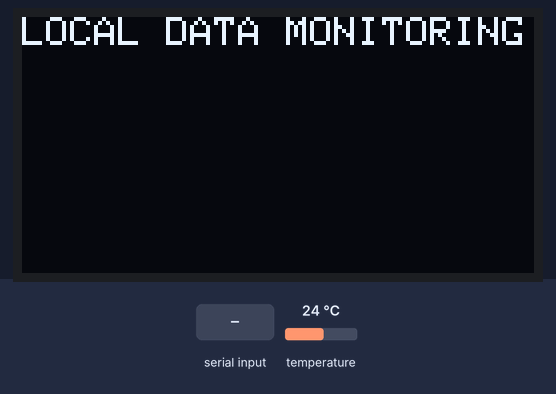
Bench run of a sketch on a simulated ESP32. On the bench: 128×64 one-colour display. The inputs (shaded band) are chosen by the test bench; at power-on: temperature 24 °C. WiFi joins after 1.5 s; servers stay silent unless stated; network time is answered at once with the bench clock; uploads are accepted with an empty reply; the local clock reads 2024-03-15 10:24:30 at power-on unless the sketch sets it; what the sketch prints to the serial monitor is not drawn.

Above: at 3.3 s.
3.4 s: "00:00:00\n" received over the second serial link
At 4.0 s:
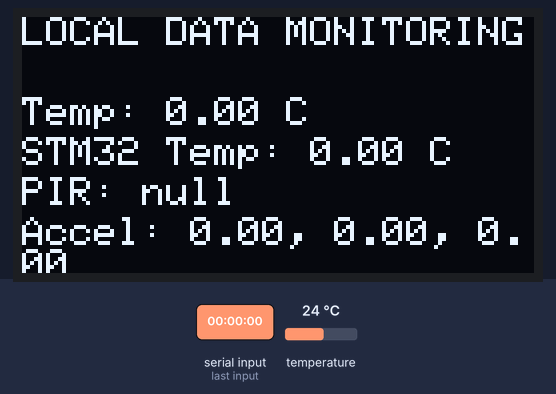
5.1 s: "1\n" received over the second serial link
At 6.9 s:
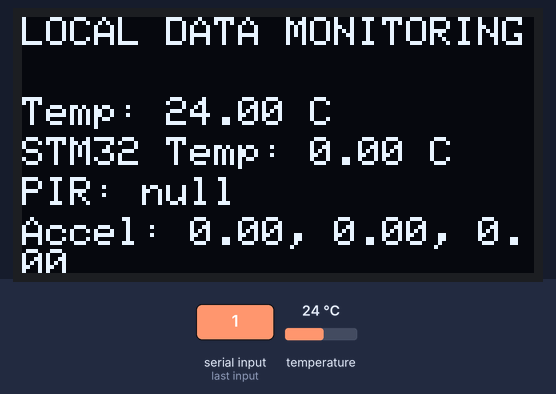
Timing chart, 0 to 8.4 s (numbered marks = the images above; inputs shaded):
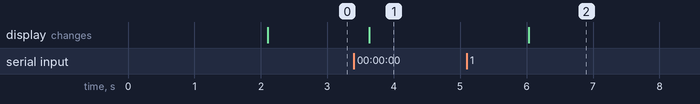

Measured:
- after the input at 3.4 s, the display: changes after 0.23 s (image 1)
- after the input at 5.1 s, the display: changes after 0.93 s (image 2)

The sketch:

ESP32.ino
```cpp
#include <Arduino.h>
#include <OneWire.h>
#include <DallasTemperature.h>
#include <WiFi.h>
#include <HTTPClient.h>
#include <NTPClient.h>
#include <WiFiUdp.h>
#include <ArduinoJson.h>  // Add ArduinoJson library for easier JSON parsing
#include <Wire.h>  // Required for I2C communication
#include <Adafruit_GFX.h>  // Required for OLED display
#include <Adafruit_SSD1306.h>  // Required for SSD1306 OLED display

// Define UART pins for STM32 communication
#define TX_PIN 17  // TX (ESP32 → STM32 RX)
#define RX_PIN 16  // RX (STM32 TX → ESP32 RX)

// Define DS18B20 sensor pin
#define ONE_WIRE_BUS 2
#define SSD1306_I2C_ADDRESS 0x3C

// UART baud rate
#define BAUD_RATE 9600

// Wi-Fi credentials
const char* ssid = " ";
const char* password = " ";

// Server URL
const String serverUrl = "http://192.168.0.101:5000/insertData";

// NTP client setup
WiFiUDP ntpUDP;
NTPClient timeClient(ntpUDP, "pool.ntp.org", 0, 60000);

// DS18B20 setup
OneWire oneWire(ONE_WIRE_BUS);
DallasTemperature sensors(&oneWire);

// OLED setup
#define SCREEN_WIDTH 128
#define SCREEN_HEIGHT 64
#define OLED_RESET -1  // No reset pin
Adafruit_SSD1306 display(SCREEN_WIDTH, SCREEN_HEIGHT, &Wire, OLED_RESET);

// Variables
String stm32Response = "";
float ds18b20Temperature = 0.0;
unsigned long lastSendTime = 0;
unsigned long lastTempSendTime = 0;
const unsigned long sendInterval = 2000; // 2-second interval
const unsigned long tempSendInterval = 5000; // 5-second interval for STM32

// PIR Sensor pin
#define PIR_PIN 4 // Example pin for PIR sensor (change as needed)

void setup() {
  Serial.begin(115200);                  // Serial monitor
  Serial1.begin(BAUD_RATE, SERIAL_8N1, RX_PIN, TX_PIN);  // UART1 for STM32 communication

  sensors.begin();                       // Initialize DS18B20
  pinMode(PIR_PIN, INPUT);               // Initialize PIR sensor pin
  connectToWiFi();                       // Connect to Wi-Fi
  timeClient.begin();                    // Start NTP client
  timeClient.update();

  // OLED initialization
  if (!display.begin(SSD1306_I2C_ADDRESS, 0x3C)) {
    Serial.println(F("OLED initialization failed!"));
    for (;;); // Stay in infinite loop if OLED initialization fails
  }

  display.clearDisplay();
  display.setTextSize(1);
  display.setTextColor(SSD1306_WHITE);

  // Display title on OLED
  display.setCursor(0, 0);
  display.println("LOCAL DATA MONITORING");
  display.display(); // Show title on the OLED
}

void loop() {
  unsigned long currentMillis = millis();

  // Periodic DS18B20 sensor read and send to STM32
  if (currentMillis - lastTempSendTime >= tempSendInterval) {
    ds18b20Temperature = readTemperatureFromDS18B20();
    sendTemperatureToSTM32(ds18b20Temperature);
    lastTempSendTime = currentMillis;
  }

  // Process STM32 data
  while (Serial1.available()) {
    char incomingByte = Serial1.read();
    if (incomingByte == '\n') {  // End of STM32 response
      processSTM32Data(stm32Response);
      stm32Response = "";  // Clear buffer for next response
    } else if (incomingByte >= 32 && incomingByte <= 126) {  // Printable characters
      stm32Response += incomingByte;
    }
  }

  delay(100);  // Small delay to prevent tight loops
}

float readTemperatureFromDS18B20() {
  sensors.requestTemperatures();
  float temp = sensors.getTempCByIndex(0);
  if (temp == -127.0) {
    Serial.println("Error reading temperature from DS18B20.");
    return 0.0;  // Return 0.0 if the reading fails
  }
  Serial.println("DS18B20 Temperature: " + String(temp) + " °C");
  return temp;
}

void sendTemperatureToSTM32(float temperature) {
  String tempString = "DS18B20_Temperature:" + String(temperature, 2) + "C\n";
  Serial1.print(tempString);
  Serial.println("Sent to STM32: " + tempString);
}

void processSTM32Data(String response) {
  Serial.println("Received STM32 Data: " + response);

  // Parse STM32 data as JSON
  DynamicJsonDocument doc(1024);  // Allocate space for JSON parsing
  DeserializationError error = deserializeJson(doc, response);

  if (error) {
    Serial.println("Error parsing JSON: " + String(error.f_str()));
    return;
  }

  // Extract values from JSON
  String pirStatus = doc["PIR"].as<String>();
  float accelX = doc["Accel_X"].as<float>();
  float accelY = doc["Accel_Y"].as<float>();
  float accelZ = doc["Accel_Z"].as<float>();
  float internalTemp = doc["Temp"].as<float>();  // Internal temperature from STM32

  // Debugging the PIR status
  Serial.println("PIR Status: " + pirStatus);

  // Convert PIR status to 1 or 0 (motion or no motion)
  String pirStatusToSend = (pirStatus == "Motion Detected") ? "1" : "0";

  // Get formatted time
  timeClient.update();
  String timestamp = timeClient.getFormattedTime();
  if (timestamp == "00:00:00") { // Fallback if NTP time is unavailable
    timestamp = String(millis() / 1000) + " seconds";
  }

  // Construct JSON payload
  String jsonPayload = "{\"InternalTemperature\": " + String(internalTemp) +
                       ", \"EnvironmentalTemperature\": " + String(ds18b20Temperature) +
                       ", \"PIR_Status\": \"" + pirStatusToSend + "\"" +
                       ", \"Accel_X\": " + String(accelX) +
                       ", \"Accel_Y\": " + String(accelY) +
                       ", \"Accel_Z\": " + String(accelZ) +
                       ", \"timestamp\": \"" + timestamp + "\"}";

  // Send to server
  sendDataToServer(jsonPayload);

  // Display on OLED
  display.clearDisplay();
  display.setCursor(0, 0);
  display.println("LOCAL DATA MONITORING");

  display.setCursor(0, 20);
  display.print("Temp: ");
  display.print(ds18b20Temperature);
  display.println(" C");

  // Display STM32 internal temperature
  display.setCursor(0, 30);
  display.print("STM32 Temp: ");
  display.print(internalTemp);
  display.println(" C");

  display.setCursor(0, 40);
  display.print("PIR: ");
  display.println(pirStatus);

  display.setCursor(0, 50);
  display.print("Accel: ");
  display.print(accelX); display.print(", ");
  display.print(accelY); display.print(", ");
  display.println(accelZ);

  display.display();  // Update OLED display
}

void sendDataToServer(const String& payload) {
  if (WiFi.status() != WL_CONNECTED) {
    Serial.println("Wi-Fi not connected. Skipping data transmission.");
    return;
  }

  HTTPClient http;
  http.begin(serverUrl);
  http.addHeader("Content-Type", "application/json");
  int httpResponseCode = http.POST(payload);

  if (httpResponseCode > 0) {
    Serial.println("Data sent successfully. HTTP Response Code: " + String(httpResponseCode));
  } else {
    Serial.println("Error sending data. HTTP Error: " + String(httpResponseCode));
  }

  http.end();
}

void connectToWiFi() {
  WiFi.begin(ssid, password);
  Serial.print("Connecting to Wi-Fi");
  while (WiFi.status() != WL_CONNECTED) {
    delay(1000);
    Serial.print(".");
  }
  Serial.println("\nConnected to Wi-Fi!");
}
```
